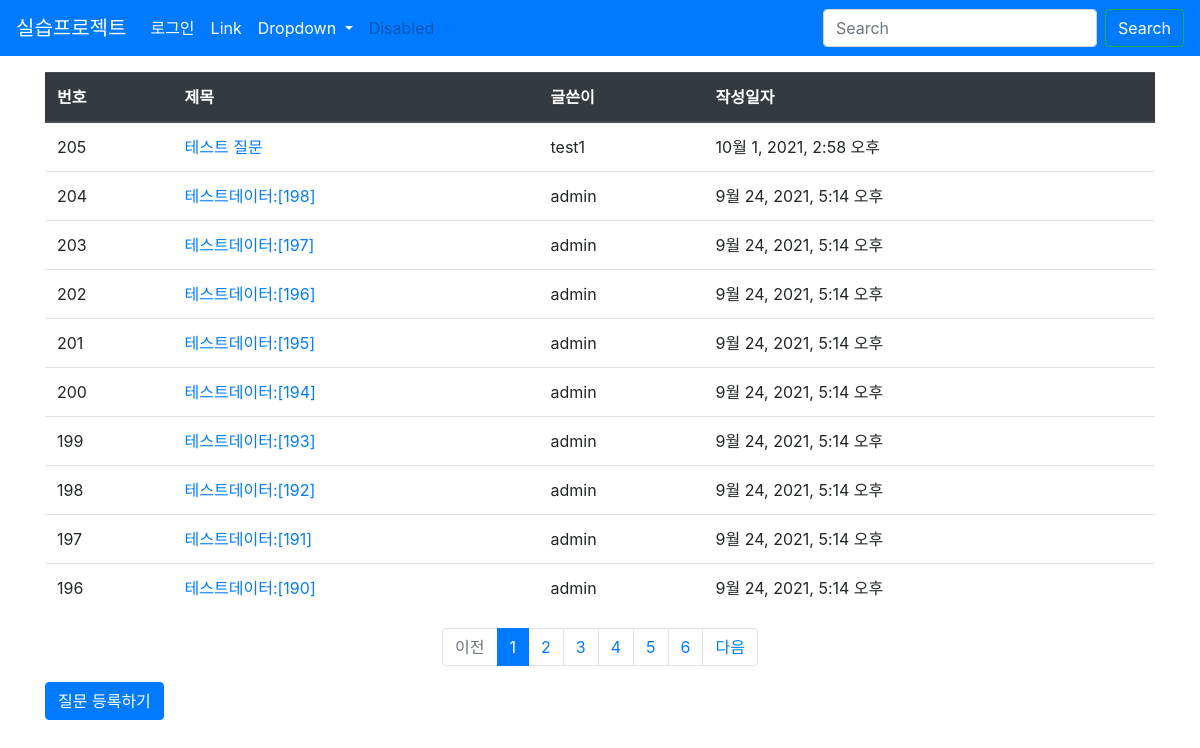
/board/, run on the app's committed database.
### board/models.py (models this page shows, shortened)
class Question(models.Model):
    author = models.ForeignKey(User, on_delete=models.CASCADE)
    subject = models.CharField(max_length=200)
    content = models.TextField()
    create_date = models.DateTimeField()
    modify_date = models.DateTimeField(null=True, blank=True)

### board/views.py (the view)
# urls.py: path('', views.index, name='index'),
def index(request):
    page = request.GET.get('page', '1')
    question_list = Question.objects.order_by('-create_date')
    pagenator = Paginator(question_list, 10)# 페이지당 10개씩
    page_obj = pagenator.get_page(page)
    context = {'question_list': page_obj}
    return render(request, 'question_list.html', context)

### board/templatetags/board_filter.py (called while the page is built)
@register.filter
def sub(value, arg):
    return value - arg

### templates/question_list.html
{% extends 'base.html' %}
{% load board_filter %}
{% block content %}
<div class="container my-3">
    <table class="table">
        <thead>
            <tr class="thead-dark">
                <th>번호</th>
                <th>제목</th>
                <th>글쓴이</th>
                <th>작성일자</th>
            </tr>
        </thead>
        <tbody>
        {% if question_list %}
        {% for question in question_list %}
            <tr>
                <td>{{ question_list.paginator.count|sub:question_list.start_index| sub:forloop.counter0|add:1}}</td>
                <td>
                    <a href="{% url 'board:detail' question.id %}">{{ question.subject }}</a>
                </td>
                <td>{{ question.author.username }}</td>
                <td>{{ question.create_date }}</td>
            </tr>
        {% endfor %}
        {% else %}
            <tr>
                <td>질문이 없습니다.</td>
            </tr>
        {% endif %}
        </tbody>
    </table>
    <ul class="pagination justify-content-center">
        {% if question_list.has_previous %}
        <li class="page-item">
            <a class="page-link" href="?page{{question_list.previous_page_number}}">이전</a>
        </li>
        {% else %}
        <li class="page-item disabled">
            <a class="page-link" aria-disabled="true" tabindex="-1" href="#">이전</a>
        </li>
        {% endif %}
        {% for page_number in question_list.paginator.page_range %}
        {% if page_number >= question_list.number|add:-5 and page_number <= question_list.number|add:5 %}
            {% if page_number == question_list.number %}
            <li class="page-item active" aria-current="page">
                <a class="page-link" href="?page={{ page_number }}">{{ page_number }}</a>
            </li>
            {% else %}
            <li class="page-item">
                <a class="page-link" href="?page={{ page_number }}">{{ page_number }}</a>
            </li>
            {% endif %}
        {% endif %}
        {% endfor %}
        {% if question_list.has_next %}
        <li class="page-item">
            <a class="page-link" href="?page{{question_list.next_page_number}}">다음</a>
        </li>
        {% else %}
        <li class="page-item disabled">
            <a class="page-link" aria-disabled="true" tabindex="-1" href="#">다음</a>
        </li>
        {% endif %}
    </ul>
    <a href="{% url 'board:question_create' %}" class="btn btn-primary">질문 등록하기</a>
</div>
{% endblock %}

### data on the page
Question: paginator.count|sub "205", subject "테스트 질문", author.username "test1", create_date "10월 1, 2021, 2:58 오후"
Question: paginator.count|sub "204", subject "테스트데이터:[198]", author.username "admin", create_date "9월 24, 2021, 5:14 오후"
Question: paginator.count|sub "203", subject "테스트데이터:[197]", author.username "admin", create_date "9월 24, 2021, 5:14 오후"
Question: paginator.count|sub "202", subject "테스트데이터:[196]", author.username "admin", create_date "9월 24, 2021, 5:14 오후"
Question: paginator.count|sub "201", subject "테스트데이터:[195]", author.username "admin", create_date "9월 24, 2021, 5:14 오후"
Question: paginator.count|sub "200", subject "테스트데이터:[194]", author.username "admin", create_date "9월 24, 2021, 5:14 오후"
Question: paginator.count|sub "199", subject "테스트데이터:[193]", author.username "admin", create_date "9월 24, 2021, 5:14 오후"
Question: paginator.count|sub "198", subject "테스트데이터:[192]", author.username "admin", create_date "9월 24, 2021, 5:14 오후"
Question: paginator.count|sub "197", subject "테스트데이터:[191]", author.username "admin", create_date "9월 24, 2021, 5:14 오후"
Question: paginator.count|sub "196", subject "테스트데이터:[190]", author.username "admin", create_date "9월 24, 2021, 5:14 오후"

### other printed values
{{ page_number }} "1"
{{ page_number }} "2" "3" "4" "5" "6"
